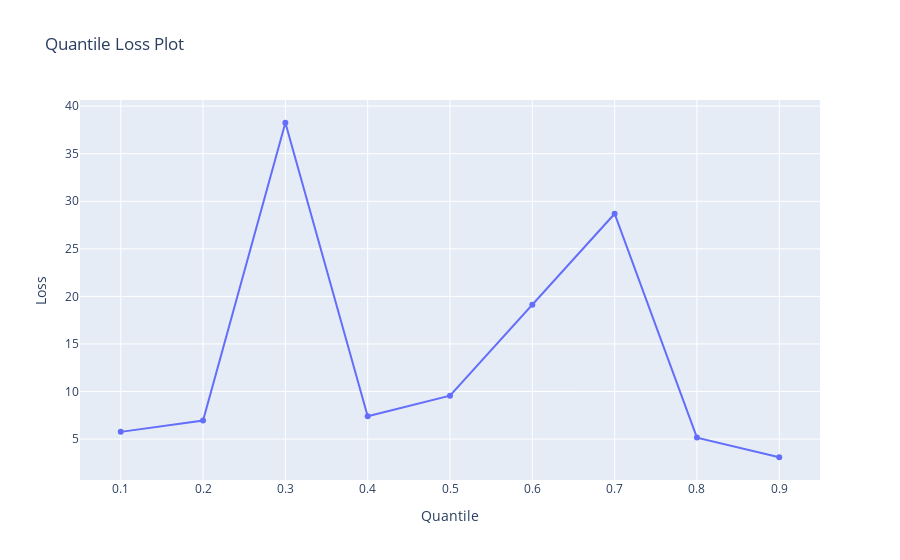

Here is the notebook cell this chart was saved with:
### Code cell
import plotly.graph_objects as go

# Beispielhafte Quantile und Verluste
quantiles = [0.1, 0.2, 0.3, 0.4, 0.5, 0.6, 0.7, 0.8, 0.9]
losses = [mean_pinball_losses[model_path] for model_path in model_paths]

fig = go.Figure()
fig.add_trace(go.Scatter(x=quantiles, y=losses, mode='lines+markers', name='Quantile Loss'))

fig.update_layout(title='Quantile Loss Plot', xaxis_title='Quantile', yaxis_title='Loss')
fig.show()

### Figure 1 — Plotly figure (JSON) as saved in the notebook; plotly's stock layout.template omitted (floating-point values rounded to 4 significant figures)
{"data": [{"mode": "lines+markers", "name": "Quantile Loss", "type": "scatter", "x": [0.1, 0.2, 0.3, 0.4, 0.5, 0.6, 0.7, 0.8, 0.9], "y": [5.758, 6.945, 38.26, 7.409, 9.564, 19.13, 28.69, 5.155, 3.09]}], "layout": {"title": {"text": "Quantile Loss Plot"}, "xaxis": {"title": {"text": "Quantile"}}, "yaxis": {"title": {"text": "Loss"}}}}
